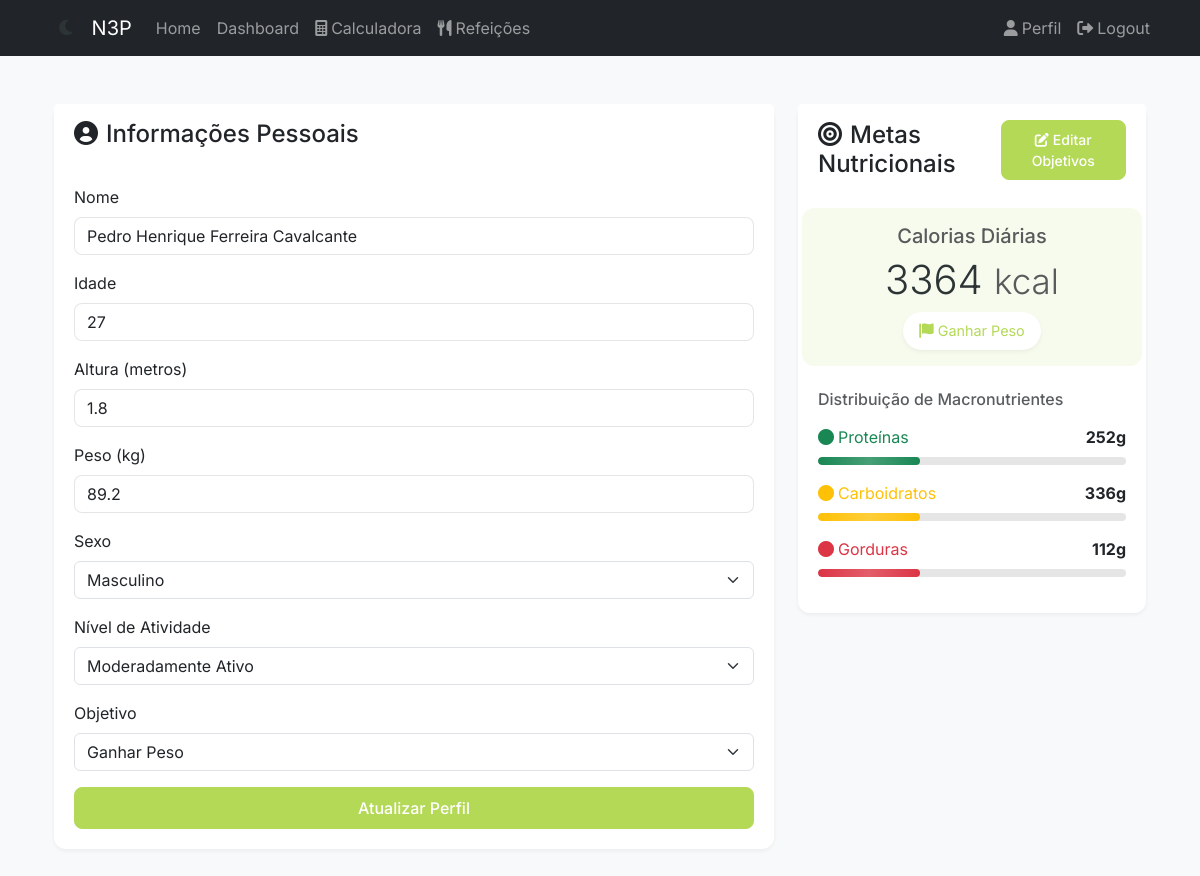
Page /auth/profile (signed in) on the earlier database version.
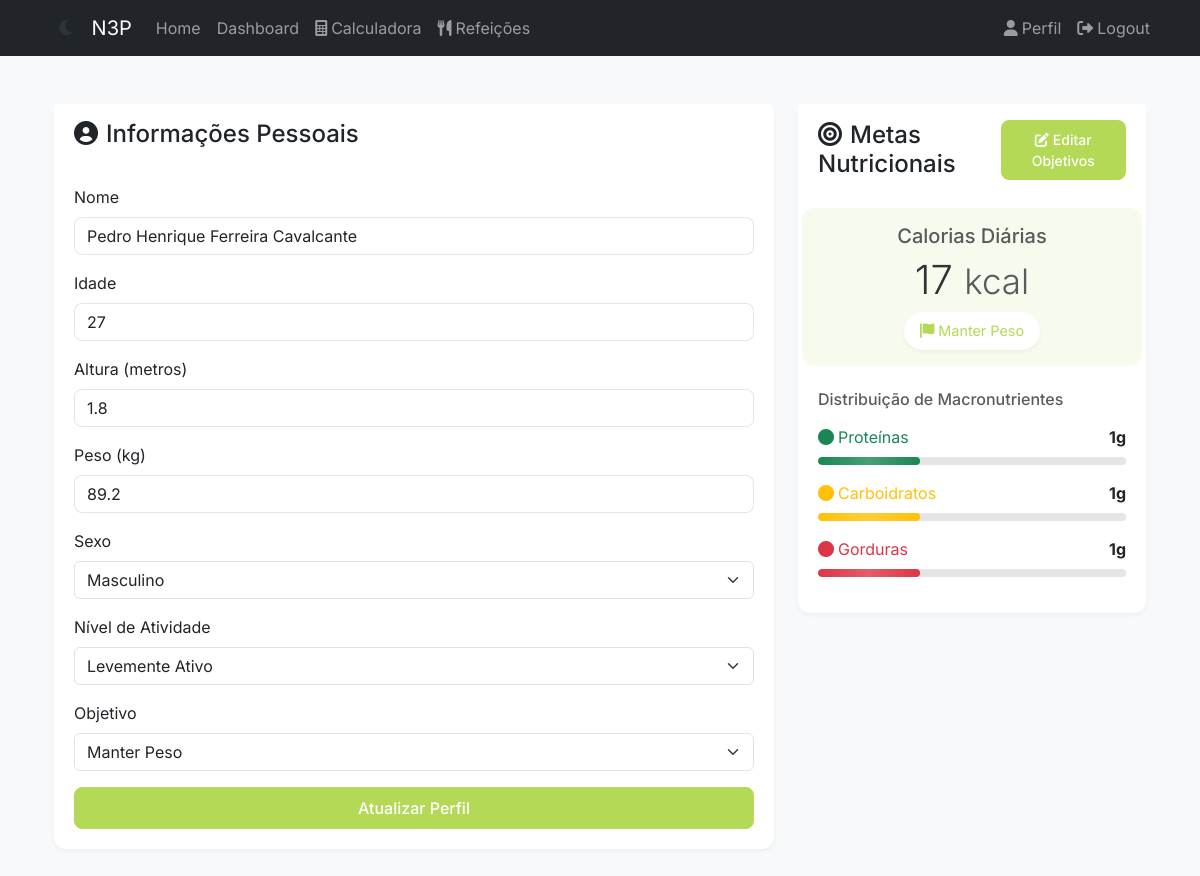
Same page on the later database version.
### app/models/user.py (models this page shows, shortened)
class User(UserMixin, db.Model):
    __tablename__ = "users"
    id = db.Column(db.Integer, primary_key=True)
    username = db.Column(db.String(80), unique=True, nullable=False)
    email = db.Column(db.String(120), unique=True, nullable=False)
    password_hash = db.Column(db.String(128))
    created_at = db.Column(db.DateTime, default=datetime.utcnow)
    updated_at = db.Column(db.DateTime, default=datetime.utcnow, onupdate=datetime.utcnow)
    nome = db.Column(db.String(100), nullable=False)
    idade = db.Column(db.Integer, nullable=False)
    altura = db.Column(db.Float, nullable=False)  # altura em metros
    peso = db.Column(db.Float, nullable=False)  # peso em kg
    sexo = db.Column(
        db.String(1), nullable=False
    )  # 'M' para masculino, 'F' para feminino
    fator_atividade = db.Column(db.String(20), nullable=False)
    objetivo = db.Column(db.String(50), nullable=False)
    admin = db.Column(db.Boolean, nullable=False, default=False)
    calories_goal = db.Column(db.Float, nullable=True)
    proteins_goal = db.Column(db.Float, nullable=True)
    carbs_goal = db.Column(db.Float, nullable=True)
    fats_goal = db.Column(db.Float, nullable=True)
    diets = db.relationship("Diet", lazy=True)
    def get_objetivo_display(self):
        objetivo_names = {
            "perder_peso": "Perder Peso",
            "manter_peso": "Manter Peso",
            "ganhar_peso": "Ganhar Peso",
            "ganhar_massa": "Ganhar Massa",
        }
        return objetivo_names.get(self.objetivo, self.objetivo)

### app/blueprints/auth/routes.py (the view, shortened to what this page needs)
@bp.route("/profile", methods=["GET", "POST"])
@login_required
def profile():
    form = EditProfileForm(obj=current_user)
    user_goals = type(
        "UserGoals",
        (),
        {
            "calories": current_user.calories_goal or 0,
            "proteins": current_user.proteins_goal or 0,
            "carbs": current_user.carbs_goal or 0,
            "fats": current_user.fats_goal or 0,
        },
    )
    return render_template(
        "auth/profile.html",
        title="Editar Perfil",
        form=form,
        user_goals=user_goals,
        user=current_user,
    )

### app/forms/auth.py
class EditProfileForm(FlaskForm):
    nome = StringField("Nome", validators=[DataRequired(), Length(max=100)])
    idade = IntegerField(
        "Idade", validators=[DataRequired(), NumberRange(min=15, max=100)]
    )
    altura = FloatField(
        "Altura (metros)", validators=[DataRequired(), NumberRange(min=1.0, max=2.5)]
    )
    peso = FloatField(
        "Peso (kg)", validators=[DataRequired(), NumberRange(min=30, max=300)]
    )
    sexo = SelectField(
        "Sexo", choices=list(GENDER_CHOICES.items()), validators=[DataRequired()]
    )
    fator_atividade = SelectField(
        "Nível de Atividade",
        choices=list(ACTIVITY_DISPLAY.items()),
        validators=[DataRequired()],
    )
    objetivo = SelectField(
        "Objetivo", choices=list(OBJECTIVE_DISPLAY.items()), validators=[DataRequired()]
    )
    submit = SubmitField("Atualizar Perfil")

### app/__init__.py (called while the page is built)
def create_app(config_class=Config):
    app = Flask(__name__)
    app.config.from_object(config_class)
    db.init_app(app)
    migrate.init_app(app, db)
    login.init_app(app)
    register_blueprints(app)
    from app.models import User
    @login.user_loader
    def load_user(id):
        return User.query.get(int(id))
    return app

### app/templates/auth/profile.html (shortened to what this page needs)
{% extends "base.html" %} {% from "macros/forms.html" import render_form %}  {% block content %}
<div class="container py-4">
  <div class="row justify-content-center">
    <div class="col-md-8">
      <div class="card profile-card mb-4">
        <div class="card-header bg-white border-bottom-0 py-3">
          <h4 class="mb-0">
            <i class="fas fa-user-circle me-2"></i>Informações Pessoais
          </h4>
        </div>
        <div class="card-body">
          <form
            method="POST"
            action="{{ url_for('auth.profile') }}"
            id="profileForm"
          >
            <div class="mb-3">
              {{ form.nome.label(class="form-label") }} {{
              form.nome(class="form-control") }}
            </div>
            <div class="mb-3">
              {{ form.idade.label(class="form-label") }} {{
              form.idade(class="form-control") }}
            </div>
            <div class="mb-3">
              {{ form.altura.label(class="form-label") }} {{
              form.altura(class="form-control", step="0.01", id="altura",
              pattern="[0-9]*[.,]?[0-9]*", inputmode="decimal") }}
            </div>
            <div class="mb-3">
              {{ form.peso.label(class="form-label") }} {{
              form.peso(class="form-control", step="0.1", id="peso",
              pattern="[0-9]*[.,]?[0-9]*", inputmode="decimal") }}
            </div>
            <div class="mb-3">
              {{ form.sexo.label(class="form-label") }} {{
              form.sexo(class="form-select") }}
            </div>
            <div class="mb-3">
              {{ form.fator_atividade.label(class="form-label") }} {{
              form.fator_atividade(class="form-select") }}
            </div>
            <div class="mb-3">
              {{ form.objetivo.label(class="form-label") }} {{
              form.objetivo(class="form-select") }}
            </div>
            <div class="d-grid">{{ form.submit(class="btn btn-primary") }}</div>
          </form>
        </div>
      </div>
    </div>
    <div class="col-md-4">
      <div class="card goals-card">
        <div
          class="card-header bg-white border-bottom-0 py-3 d-flex justify-content-between align-items-center"
        >
          <h4 class="mb-0">
            <i class="fas fa-bullseye me-2"></i>Metas Nutricionais
          </h4>
          <button
            type="button"
            class="btn btn-primary btn-sm"
            data-bs-toggle="modal"
            data-bs-target="#editGoalsModal"
          >
            <i class="fas fa-edit me-1"></i>Editar Objetivos
          </button>
        </div>
        <div class="card-body">
          <div class="calories-goal mb-4">
            <h5 class="text-muted mb-2">Calorias Diárias</h5>
            <h2 class="display-6 mb-2">
              <span>{{ user_goals.calories|int }}</span>
              <small class="text-muted">kcal</small>
            </h2>
            <div class="goal-badge">
              <i class="fas fa-flag me-1"></i>{{ user.get_objetivo_display() }}
            </div>
          </div>
          <div class="macros-distribution">
            <h6 class="text-muted mb-3">Distribuição de Macronutrientes</h6>
            {% for macro, label, value, color in [ ('proteins', 'Proteínas',
            user_goals.proteins, 'success'), ('carbs', 'Carboidratos',
            user_goals.carbs, 'warning'), ('fats', 'Gorduras', user_goals.fats,
            'danger') ] %}
            <div class="macro-bar mb-3">
              <div
                class="d-flex justify-content-between align-items-center mb-1"
              >
                <span class="text-{{ color }}"
                  ><i class="fas fa-circle me-1"></i>{{ label }}</span
                >
                <span class="fw-bold">{{ value|int }}g</span>
              </div>
              <div class="progress">
                <div
                  class="progress-bar bg-{{ color }}"
                  style="width: 33%"
                ></div>
              </div>
            </div>
            {% endfor %}
          </div>
        </div>
      </div>
    </div>
  </div>
</div>
{% endblock %} {% block extra_css %}
<link
  rel="stylesheet"
  href="{{ url_for('static', filename='css/auth.css') }}"
/>
{% endblock %}

### app/templates/base.html (shortened to what this page needs)
<!DOCTYPE html>
<html lang="pt-BR" data-theme="light">
  <head>
    <link
      href="https://cdn.jsdelivr.net/npm/bootstrap@5.3.0/dist/css/bootstrap.min.css"
      rel="stylesheet"
    />
    <link
      rel="stylesheet"
      href="https://cdnjs.cloudflare.com/ajax/libs/font-awesome/6.0.0/css/all.min.css"
    />
    <link
      rel="stylesheet"
      href="{{ url_for('static', filename='css/theme.css') }}"
    />
    <link
      rel="stylesheet"
      href="{{ url_for('static', filename='css/dashboard.css') }}"
    />
    <link
      rel="stylesheet"
      href="{{ url_for('static', filename='css/auth.css') }}"
    />
    {% block extra_css %}{% endblock %}
  </head>
  <body>
    <nav class="navbar navbar-expand-lg navbar-dark bg-dark">
      <div class="container">
        <button
          class="nav-link theme-toggle"
          onclick="toggleTheme()"
          title="Alternar tema"
        >
          <i class="fas fa-moon"></i>
        </button>
        <a class="navbar-brand" href="{{ url_for('main.index') }}">N3P</a>
        <div class="collapse navbar-collapse" id="navbarNav">
          <ul class="navbar-nav me-auto">
            <li class="nav-item">
              <a class="nav-link" href="{{ url_for('main.index') }}">Home</a>
            </li>
            {% if current_user.is_authenticated %}
            <li class="nav-item">
              <a class="nav-link" href="{{ url_for('main.dashboard') }}"
                >Dashboard</a
              >
            </li>
            <li class="nav-item">
              <a class="nav-link" href="{{ url_for('main.calculator') }}"
                ><i class="fas fa-calculator me-1"></i>Calculadora</a
              >
            </li>
            <li class="nav-item">
              <a class="nav-link" href="{{ url_for('main.meals') }}"
                ><i class="fas fa-utensils me-1"></i>Refeições</a
              >
            </li>
            {% endif %}
          </ul>
          <ul class="navbar-nav">
            {% if current_user.is_authenticated %}
            <li class="nav-item">
              <a class="nav-link" href="{{ url_for('auth.profile') }}">
                <i class="fas fa-user me-1"></i>Perfil
              </a>
            </li>
            <li class="nav-item">
              <a class="nav-link" href="{{ url_for('auth.logout') }}">
                <i class="fas fa-sign-out-alt me-1"></i>Logout
              </a>
            </li>
            {% else %}
            <li class="nav-item">
              <a class="nav-link" href="{{ url_for('auth.login') }}">
                <i class="fas fa-sign-in-alt me-1"></i>Login
              </a>
            </li>
            {% endif %}
          </ul>
        </div>
      </div>
    </nav>
    <div class="container mt-4">{% block content %}{% endblock %}</div>
  </body>
</html>

### app/static/css/theme.css (style rules this page uses)
:root { --primary-color: #b4d957; --primary-light: #d4e9a5; --primary-dark: #9fc748; --secondary-color: #ff7f6b; --secondary-dark: #ff6b54; --bg-color: #ffffff; --bg-secondary: #f8f9fa; --text-color: #212529; --text-muted: #6c757d; --border-color: #dee2e6; --shadow-sm: 0 2px 4px rgba(0, 0, 0, 0.05); --shadow-md: 0 4px 6px rgba(0, 0, 0, 0.1); --shadow-lg: 0 6px 20px rgba(0, 0, 0, 0.1); --card-bg: #ffffff; --input-bg: #ffffff; --border-radius: 0.5rem; --transition: all 0.3s ease; --scale: scale(1.02); --scale-btn: scale(1.05); }
body { background-color: var(--bg-color); color: var(--text-color); font-family: "Inter", -apple-system, BlinkMacSystemFont, sans-serif; line-height: 1.5; margin: 0; padding: 0; transition: background-color 0.3s ease, color 0.3s ease; }
.card { background: var(--card-bg); border-radius: var(--border-radius); border: none; box-shadow: var(--shadow-sm); transition: var(--transition); margin-bottom: 1.5rem; }
.card-header { background: transparent; border-bottom: 1px solid var(--border-color); padding: 1.25rem; }
.card-body { padding: 1.25rem; }
.btn { border-radius: var(--border-radius); font-weight: 500; padding: 0.5rem 1rem; transition: var(--transition); position: relative; overflow: hidden; }
.btn-primary { background-color: var(--primary-color); border-color: var(--primary-color); }
.form-control { border-radius: var(--border-radius); border: 1px solid var(--border-color); padding: 0.375rem 0.75rem; height: auto; transition: var(--transition); background-color: var(--input-bg); }
.progress { background-color: rgba(180, 217, 87, 0.1); border-radius: 100px; height: 0.5rem; margin: 0.5rem 0; overflow: hidden; }
.progress-bar { background-color: var(--primary-color); border-radius: 100px; transition: width 1s ease; }
.theme-toggle { background: none; border: none; color: var(--text-color); padding: 0.5rem 0; margin: 0 1rem; cursor: pointer; transition: var(--transition); display: flex; align-items: center; justify-content: center; line-height: 1.5; }
.theme-toggle i { font-size: 1.1rem; vertical-align: middle; }

### app/static/css/dashboard.css (style rules this page uses)
:root { --primary-color: #b4d957; --primary-light: #d4e9a5; --secondary-color: #ff7a5c; --text-color: #2d3436; --text-muted: #636e72; --background-color: #f8f9fa; --card-background: #ffffff; --border-radius: 12px; --shadow: 0 2px 12px rgba(0, 0, 0, 0.08); --transition: all 0.3s ease; --scale: scale(1.02); --scale-btn: scale(1.05); }
body { background-color: var(--background-color); color: var(--text-color); font-family: "Inter", -apple-system, BlinkMacSystemFont, sans-serif; line-height: 1.5; margin: 0; padding: 0; }
.card { background: var(--card-background); border-radius: var(--border-radius); border: none; box-shadow: var(--shadow); transition: var(--transition); margin-bottom: 1.5rem; animation: slideIn 0.5s ease-out; }
.card-header { background: transparent; border-bottom: 1px solid rgba(0, 0, 0, 0.05); padding: 1.25rem; }
.card-body { padding: 1.25rem; }
.btn { border-radius: 8px; font-weight: 500; padding: 0.5rem 1rem; transition: var(--transition); position: relative; overflow: hidden; }
.btn::after { content: ""; position: absolute; top: 50%; left: 50%; width: 5px; height: 5px; background: rgba(255, 255, 255, 0.5); opacity: 0; border-radius: 100%; transform: scale(1, 1) translate(-50%); transform-origin: 50% 50%; }
.btn-primary { background-color: var(--primary-color); border-color: var(--primary-color); }
.form-control { border-radius: 8px; border: 1px solid rgba(0, 0, 0, 0.1); padding: 0.375rem 0.75rem; height: auto; transition: var(--transition); }
.progress { background-color: rgba(180, 217, 87, 0.1); border-radius: 100px; height: 0.5rem; margin: 0.5rem 0; overflow: hidden; position: relative; }
.progress-bar { background-color: var(--primary-color); border-radius: 100px; transition: width 1s ease; position: relative; }
.progress-bar::after { content: ""; position: absolute; top: 0; left: 0; width: 100%; height: 100%; background: linear-gradient( 90deg, rgba(255, 255, 255, 0) 0%, rgba(255, 255, 255, 0.2) 50%, rgba(255, 255, 255, 0) 100% ); animation: shine 2s infinite; }

Differences in the rows shown:
changed User "Pedro Henrique Ferreira Cavalcante": fator_atividade "Moderadamente Ativo" → "Levemente Ativo"; objetivo "Ganhar Peso" → "Manter Peso"; calories "3364" → "17"; proteins_goal "252" → "1"; carbs_goal "336" → "1"; fats_goal "112" → "1"
